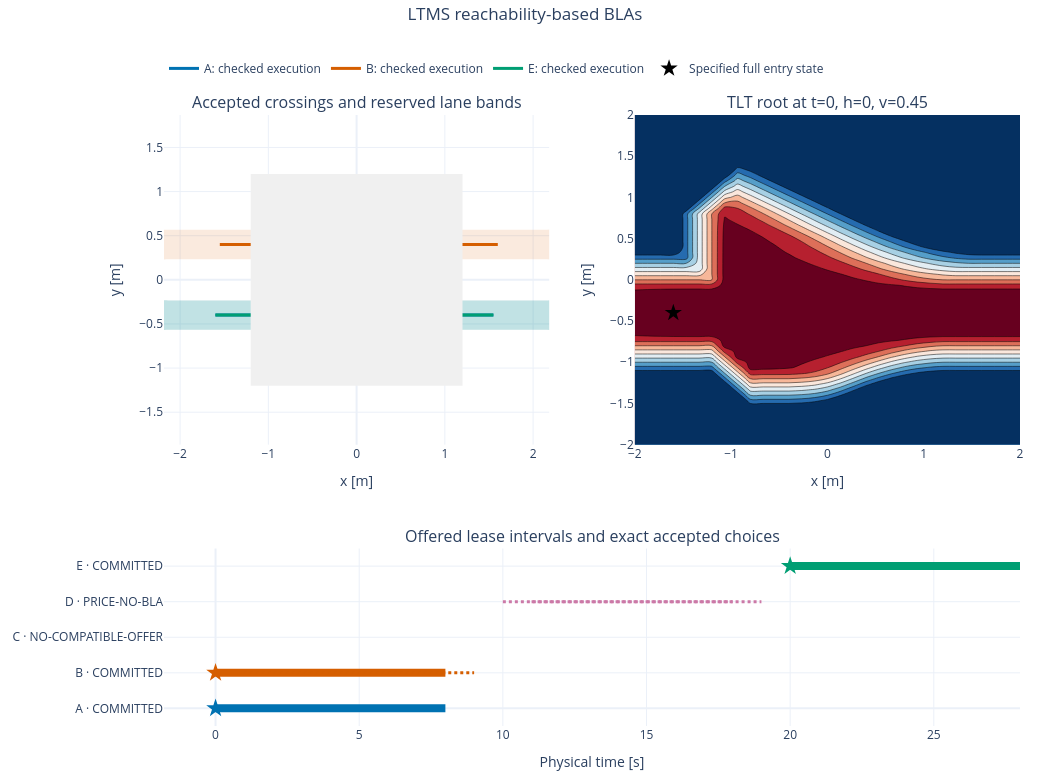

Write notebook code for a chart like this one.
### Markdown cell above
Shading: time union of reservations (display only). Right panel: $h=0$, $v=0.45$.

### Code cell
final = dict(
    paths=[dict(id=b.offer.id, route=b.offer.service.route,
                times=physical_path(b.offer)[0].tolist(), states=physical_path(b.offer)[1].tolist(),
                reserved_union=route_reservation(BASE, b.offer.service.route).any(axis=0).T.astype(int).tolist())
           for b in ledger],
    pair_checks=pair_checks, x=x.tolist(), y=y.tolist(), rx=rx.tolist(), ry=ry.tolist(),
    slice=root[0, :, :, entry[2], entry[3]].T.tolist())
numerics = dict(tlt=tlt_record, passes=passes_record, base=base_record, refinement=fine_record,
                service_evidence=SERVICE_EVIDENCE)
report = build_report(ROOT, attempts, ledger, final, numerics)
display(Markdown(results_table(report)))
figure = plot_scenario(report)
display_timeline(figure)
export_report(report, figure, OUTPUT)
export_figure(final, report['attempts'], OUTPUT)

### Figure 1 — Plotly figure (JSON) as saved in the notebook; plotly's stock layout.template omitted (floating-point values rounded to 4 significant figures; data arrays with more than 128 entries replaced by an {"elided": "..."} marker saying what was removed)
{"data": [{"customdata": {"elided": "281 float values"}, "hovertemplate": "x=%{x:.2f}, y=%{y:.2f}<br>t=%{customdata:.2f}s", "line": {"color": "#0072B2", "width": 3}, "mode": "lines", "name": "A: checked execution", "type": "scatter", "x": {"elided": "281 float values"}, "xaxis": "x", "y": {"elided": "281 float values"}, "yaxis": "y"}, {"colorscale": [[0, "rgba(255,255,255,0)"], [1, "#0072B2"]], "contours": {"end": 0.5, "size": 1, "start": 0.5}, "hoverinfo": "skip", "line": {"width": 0}, "name": "A reservation projection", "opacity": 0.13, "showscale": false, "type": "contour", "x": [-2.533, -2.4, -2.267, -2.133, -2.0, -1.867, -1.733, -1.6, -1.467, -1.333, -1.2, -1.067, -0.9333, -0.8, -0.6667, -0.5333, -0.4, -0.2667, -0.1333, 1.669e-06, 0.1333, 0.2667, 0.4, 0.5333, 0.6667, 0.8, 0.9333, 1.067, 1.2, 1.333, 1.467, 1.6, 1.733, 1.867, 2.0, 2.133, 2.267, 2.4, 2.533], "xaxis": "x", "y": [-2.267, -2.2, -2.133, -2.067, -2.0, -1.933, -1.867, -1.8, -1.733, -1.667, -1.6, -1.533, -1.467, -1.4, -1.333, -1.267, -1.2, -1.133, -1.067, -1.0, -0.9333, -0.8667, -0.8, -0.7333, -0.6667, -0.6, -0.5333, -0.4667, -0.4, -0.3333, -0.2667, -0.2, -0.1333, -0.06667, -1.907e-06, 0.06666, 0.1333, 0.2, 0.2667, 0.3333, 0.4, 0.4667, 0.5333, 0.6, 0.6667, 0.7333, 0.8, 0.8667, 0.9333, 1.0, 1.067, 1.133, 1.2, 1.267, 1.333, 1.4, 1.467, 1.533, 1.6, 1.667, 1.733, 1.8, 1.867, 1.933, 2.0, 2.067, 2.133, 2.2, 2.267], "yaxis": "y", "z": {"elided": "69x39 int values"}}, {"customdata": {"elided": "281 float values"}, "hovertemplate": "x=%{x:.2f}, y=%{y:.2f}<br>t=%{customdata:.2f}s", "line": {"color": "#D55E00", "width": 3}, "mode": "lines", "name": "B: checked execution", "type": "scatter", "x": {"elided": "281 float values"}, "xaxis": "x", "y": {"elided": "281 float values"}, "yaxis": "y"}, {"colorscale": [[0, "rgba(255,255,255,0)"], [1, "#D55E00"]], "contours": {"end": 0.5, "size": 1, "start": 0.5}, "hoverinfo": "skip", "line": {"width": 0}, "name": "B reservation projection", "opacity": 0.13, "showscale": false, "type": "contour", "x": [-2.533, -2.4, -2.267, -2.133, -2.0, -1.867, -1.733, -1.6, -1.467, -1.333, -1.2, -1.067, -0.9333, -0.8, -0.6667, -0.5333, -0.4, -0.2667, -0.1333, 1.669e-06, 0.1333, 0.2667, 0.4, 0.5333, 0.6667, 0.8, 0.9333, 1.067, 1.2, 1.333, 1.467, 1.6, 1.733, 1.867, 2.0, 2.133, 2.267, 2.4, 2.533], "xaxis": "x", "y": [-2.267, -2.2, -2.133, -2.067, -2.0, -1.933, -1.867, -1.8, -1.733, -1.667, -1.6, -1.533, -1.467, -1.4, -1.333, -1.267, -1.2, -1.133, -1.067, -1.0, -0.9333, -0.8667, -0.8, -0.7333, -0.6667, -0.6, -0.5333, -0.4667, -0.4, -0.3333, -0.2667, -0.2, -0.1333, -0.06667, -1.907e-06, 0.06666, 0.1333, 0.2, 0.2667, 0.3333, 0.4, 0.4667, 0.5333, 0.6, 0.6667, 0.7333, 0.8, 0.8667, 0.9333, 1.0, 1.067, 1.133, 1.2, 1.267, 1.333, 1.4, 1.467, 1.533, 1.6, 1.667, 1.733, 1.8, 1.867, 1.933, 2.0, 2.067, 2.133, 2.2, 2.267], "yaxis": "y", "z": {"elided": "69x39 int values"}}, {"customdata": {"elided": "281 float values"}, "hovertemplate": "x=%{x:.2f}, y=%{y:.2f}<br>t=%{customdata:.2f}s", "line": {"color": "#009E73", "width": 3}, "mode": "lines", "name": "E: checked execution", "type": "scatter", "x": {"elided": "281 float values"}, "xaxis": "x", "y": {"elided": "281 float values"}, "yaxis": "y"}, {"colorscale": [[0, "rgba(255,255,255,0)"], [1, "#009E73"]], "contours": {"end": 0.5, "size": 1, "start": 0.5}, "hoverinfo": "skip", "line": {"width": 0}, "name": "E reservation projection", "opacity": 0.13, "showscale": false, "type": "contour", "x": [-2.533, -2.4, -2.267, -2.133, -2.0, -1.867, -1.733, -1.6, -1.467, -1.333, -1.2, -1.067, -0.9333, -0.8, -0.6667, -0.5333, -0.4, -0.2667, -0.1333, 1.669e-06, 0.1333, 0.2667, 0.4, 0.5333, 0.6667, 0.8, 0.9333, 1.067, 1.2, 1.333, 1.467, 1.6, 1.733, 1.867, 2.0, 2.133, 2.267, 2.4, 2.533], "xaxis": "x", "y": [-2.267, -2.2, -2.133, -2.067, -2.0, -1.933, -1.867, -1.8, -1.733, -1.667, -1.6, -1.533, -1.467, -1.4, -1.333, -1.267, -1.2, -1.133, -1.067, -1.0, -0.9333, -0.8667, -0.8, -0.7333, -0.6667, -0.6, -0.5333, -0.4667, -0.4, -0.3333, -0.2667, -0.2, -0.1333, -0.06667, -1.907e-06, 0.06666, 0.1333, 0.2, 0.2667, 0.3333, 0.4, 0.4667, 0.5333, 0.6, 0.6667, 0.7333, 0.8, 0.8667, 0.9333, 1.0, 1.067, 1.133, 1.2, 1.267, 1.333, 1.4, 1.467, 1.533, 1.6, 1.667, 1.733, 1.8, 1.867, 1.933, 2.0, 2.067, 2.133, 2.2, 2.267], "yaxis": "y", "z": {"elided": "69x39 int values"}}, {"colorscale": [[0.0, "rgb(103,0,31)"], [0.1, "rgb(178,24,43)"], [0.2, "rgb(214,96,77)"], [0.3, "rgb(244,165,130)"], [0.4, "rgb(253,219,199)"], [0.5, "rgb(247,247,247)"], [0.6, "rgb(209,229,240)"], [0.7, "rgb(146,197,222)"], [0.8, "rgb(67,147,195)"], [0.9, "rgb(33,102,172)"], [1.0, "rgb(5,48,97)"]], "contours": {"end": 0.3, "size": 0.05, "start": -0.1}, "hovertemplate": "x=%{x:.2f}, y=%{y:.2f}<br>V=%{z:.4f}", "name": "HJ value", "showscale": false, "type": "contour", "x": [-2.0, -1.867, -1.733, -1.6, -1.467, -1.333, -1.2, -1.067, -0.9333, -0.8, -0.6667, -0.5333, -0.4, -0.2667, -0.1333, 5.96e-08, 0.1333, 0.2667, 0.4, 0.5333, 0.6667, 0.8, 0.9333, 1.067, 1.2, 1.333, 1.467, 1.6, 1.733, 1.867, 2.0], "xaxis": "x2", "y": [-2.0, -1.933, -1.867, -1.8, -1.733, -1.667, -1.6, -1.533, -1.467, -1.4, -1.333, -1.267, -1.2, -1.133, -1.067, -1.0, -0.9333, -0.8667, -0.8, -0.7333, -0.6667, -0.6, -0.5333, -0.4667, -0.4, -0.3333, -0.2667, -0.2, -0.1333, -0.06667, 5.96e-08, 0.06667, 0.1333, 0.2, 0.2667, 0.3333, 0.4, 0.4667, 0.5333, 0.6, 0.6667, 0.7333, 0.8, 0.8667, 0.9333, 1.0, 1.067, 1.133, 1.2, 1.267, 1.333, 1.4, 1.467, 1.533, 1.6, 1.667, 1.733, 1.8, 1.867, 1.933, 2.0], "yaxis": "y2", "z": {"elided": "61x31 float values"}, "zmid": 0}, {"marker": {"color": "black", "size": 13, "symbol": "star"}, "mode": "markers", "name": "Specified full entry state", "type": "scatter", "x": [-1.6], "xaxis": "x2", "y": [-0.4], "yaxis": "y2"}, {"hovertemplate": "A: bafe2060f51759cdfeae<br>t=%{x}s", "line": {"color": "#0072B2", "dash": "solid", "width": 8}, "mode": "lines", "name": "A lease", "showlegend": false, "type": "scatter", "x": [0, 8.0], "xaxis": "x3", "y": [0, 0], "yaxis": "y3"}, {"marker": {"color": "#0072B2", "size": 14, "symbol": "star"}, "mode": "markers", "showlegend": false, "type": "scatter", "x": [0], "xaxis": "x3", "y": [0], "yaxis": "y3"}, {"hovertemplate": "B: b6189fe6542b2c6bba7f<br>t=%{x}s", "line": {"color": "#D55E00", "dash": "solid", "width": 8}, "mode": "lines", "name": "B lease", "showlegend": false, "type": "scatter", "x": [0, 8.0], "xaxis": "x3", "y": [1, 1], "yaxis": "y3"}, {"marker": {"color": "#D55E00", "size": 14, "symbol": "star"}, "mode": "markers", "showlegend": false, "type": "scatter", "x": [0], "xaxis": "x3", "y": [1], "yaxis": "y3"}, {"hovertemplate": "B: 08c5ca3de8decf1a7e86<br>t=%{x}s", "line": {"color": "#D55E00", "dash": "dot", "width": 3}, "mode": "lines", "name": "B lease", "showlegend": false, "type": "scatter", "x": [1, 9.0], "xaxis": "x3", "y": [1, 1], "yaxis": "y3"}, {"hovertemplate": "D: 4c2d1be7916000f955de<br>t=%{x}s", "line": {"color": "#CC79A7", "dash": "dot", "width": 3}, "mode": "lines", "name": "D lease", "showlegend": false, "type": "scatter", "x": [10, 18.0], "xaxis": "x3", "y": [3, 3], "yaxis": "y3"}, {"hovertemplate": "D: 9c2f7afb99d43b247ed5<br>t=%{x}s", "line": {"color": "#CC79A7", "dash": "dot", "width": 3}, "mode": "lines", "name": "D lease", "showlegend": false, "type": "scatter", "x": [11, 19.0], "xaxis": "x3", "y": [3, 3], "yaxis": "y3"}, {"hovertemplate": "E: a4e2295ed2c609ef5fbd<br>t=%{x}s", "line": {"color": "#009E73", "dash": "solid", "width": 8}, "mode": "lines", "name": "E lease", "showlegend": false, "type": "scatter", "x": [20, 28.0], "xaxis": "x3", "y": [4, 4], "yaxis": "y3"}, {"marker": {"color": "#009E73", "size": 14, "symbol": "star"}, "mode": "markers", "showlegend": false, "type": "scatter", "x": [20], "xaxis": "x3", "y": [4], "yaxis": "y3"}], "layout": {"annotations": [{"font": {"size": 16}, "showarrow": false, "text": "Accepted crossings and reserved lane bands", "x": 0.225, "xanchor": "center", "xref": "paper", "y": 1.0, "yanchor": "bottom", "yref": "paper"}, {"font": {"size": 16}, "showarrow": false, "text": "TLT root at t=0, h=0, v=0.45", "x": 0.775, "xanchor": "center", "xref": "paper", "y": 1.0, "yanchor": "bottom", "yref": "paper"}, {"font": {"size": 16}, "showarrow": false, "text": "Offered lease intervals and exact accepted choices", "x": 0.5, "xanchor": "center", "xref": "paper", "y": 0.2905, "yanchor": "bottom", "yref": "paper"}], "height": 780, "legend": {"orientation": "h", "y": 1.1}, "margin": {"b": 40, "l": 110, "r": 30, "t": 115}, "shapes": [{"fillcolor": "#f0f0f0", "line": {"width": 0}, "type": "rect", "x0": -1.2, "x1": 1.2, "xref": "x", "y0": -1.2, "y1": 1.2, "yref": "y"}], "title": {"text": "LTMS reachability-based BLAs", "x": 0.5, "y": 0.99}, "width": 1050, "xaxis": {"anchor": "y", "domain": [0.0, 0.45], "range": [-2.1, 2.1], "title": {"text": "x [m]"}}, "xaxis2": {"anchor": "y2", "domain": [0.55, 1.0], "title": {"text": "x [m]"}}, "xaxis3": {"anchor": "y3", "domain": [0.0, 1.0], "title": {"text": "Physical time [s]"}}, "yaxis": {"anchor": "x", "domain": [0.4605, 1.0], "range": [-1.3, 1.3], "scaleanchor": "x", "scaleratio": 1, "title": {"text": "y [m]"}}, "yaxis2": {"anchor": "x2", "domain": [0.4605, 1.0], "title": {"text": "y [m]"}}, "yaxis3": {"anchor": "x3", "domain": [0.0, 0.2905], "ticktext": ["A · COMMITTED", "B · COMMITTED", "C · NO-COMPATIBLE-OFFER", "D · PRICE-NO-BLA", "E · COMMITTED"], "tickvals": [0, 1, 2, 3, 4]}}}
